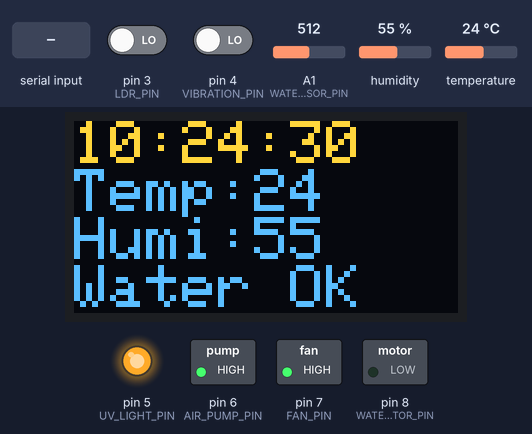
Bench run of a program on a simulated Arduino Uno, built with avr-gcc and run on an emulated ATmega328P. Parts: 128×64 one-colour display, switched loads named in the program (green lamp = pin HIGH), output pins drawn as LEDs (lit = HIGH). The inputs (shaded band) are chosen by the test bench; at power-on: pin 3 (LDR_PIN) LOW, pin 4 (VIBRATION_PIN) LOW, A1 (WATER_SENSOR_PIN) = 512, humidity 55 %, temperature 24 °C. The OLED is the two-colour kind (top 16 rows yellow); the local clock reads 2024-03-15 10:24:30 at power-on unless the program sets it; what the program prints to the serial monitor is not drawn.

Above: at 1.2 s.
1.3 s: "A" received over Serial
At 2.8 s:
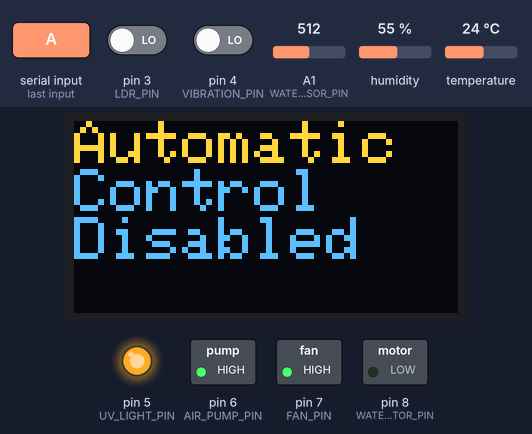
3.6 s: "B" received over Serial
At 5.4 s:
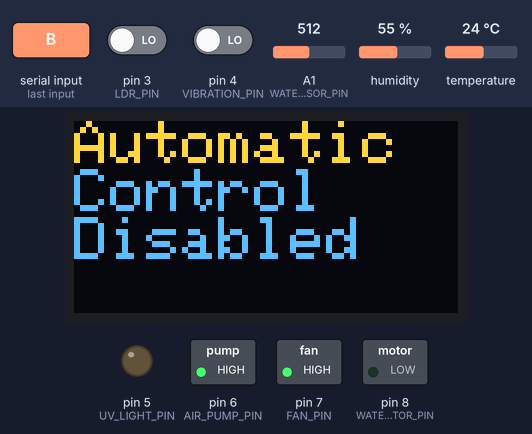
5.7 s: "C" received over Serial
At 6.9 s:
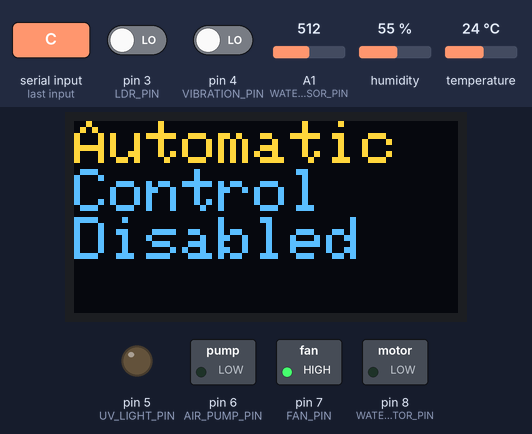
7.7 s: "b" received over Serial
At 9.5 s:
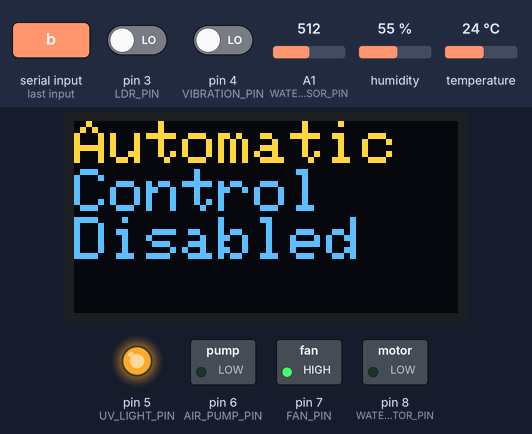
9.8 s: "D" received over Serial
At 11.0 s:
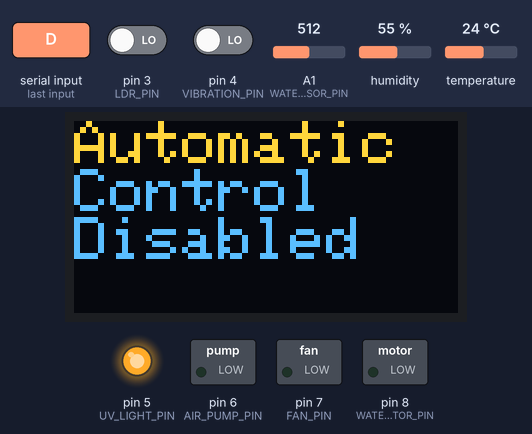
11.9 s: "c" received over Serial
At 13.7 s:
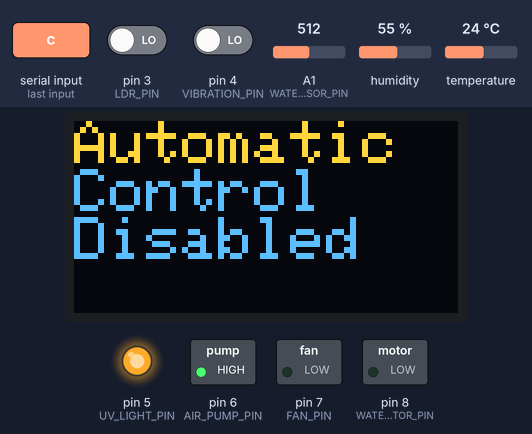
Timing chart, 0 to 14.9 s (numbered marks = the images above; inputs shaded):
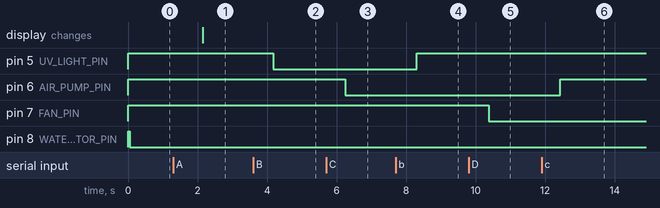

The program:

main.cpp
```cpp
/*
Author: Varad Chaskar
Project: Advanced Self-Sustaining Agriculture Automation
Date: 5 Mar 2023
Version/Modification No: 14
Description: This code automates agricultural processes such as controlling UV lights, water pumps, and fans based on environmental conditions and time; it uses sensors (LDR, vibration, DHT) to monitor conditions and actuates devices like UV lights, fans, and water pumps.
*/

// Include necessary headers
#include <Arduino.h>
#include "hardware.h"
#include "sensors.h"
#include "constants.h"
#include <Wire.h>
#include <Adafruit_SSD1306.h>
#include <RTClib.h>
#include <dht.h>

// Global objects
RTC_DS3231 rtc; // RTC object
Adafruit_SSD1306 display(SCREEN_WIDTH, SCREEN_HEIGHT, &Wire, -1); // OLED display object
dht DHT; // DHT sensor object

// Global variables
static bool automaticControlEnabled = true; // Automatic control flag
uint8_t temperature = 0; // Current temperature
uint8_t humidity = 0;    // Current humidity
uint16_t waterLevel = 0; // Current water level

// Function prototypes
void HandleSerialInput(ActuatorStatus_t* status);

void setup() {
    InitializeHardware(); // Initialize hardware
}

void loop() {
    static ActuatorStatus_t actuatorStatus = {false, false, false, false};

    HandleSerialInput(&actuatorStatus); // Handle serial input

    if (automaticControlEnabled) {
        // Automatic control is enabled

        // Get current time
        DateTime now = rtc.now();
        uint8_t currentSecond = now.second();
        uint8_t currentMinute = now.minute();
        uint8_t currentHour = now.hour();

        char timeBuffer[16];
        sprintf(timeBuffer, "%02d:%02d:%02d", currentHour, currentMinute, currentSecond);
        Serial.print("Time: ");
        Serial.println(timeBuffer);

        ReadSensors(); // Read sensors

        // Update global sensor variables
        temperature = GetTemperature();
        humidity = GetHumidity();
        waterLevel = GetWaterLevel();

        // Control actuators
        ControlUVLight(currentSecond, &actuatorStatus);
        ControlAirPump(currentSecond, &actuatorStatus);
        ControlFan(&actuatorStatus);
        ControlWaterMotor(&actuatorStatus);

        // Update display every 10 seconds
        if (currentSecond % 10 == 0) {
            display.clearDisplay();
            display.setTextSize(2);
            display.setTextColor(WHITE, BLACK);
            display.setCursor(0, 0);
            display.println(timeBuffer);
            display.print("Temp:");
            display.println(temperature);
            display.print("Humi:");
            display.println(humidity);
            if (waterLevel > WATER_LOW && waterLevel < WATER_MAX) {
                display.println("Water OK");
            } else {
                display.println("Water Low");
            }
            display.display();
        }
    } else {
        // Automatic control is disabled
        display.clearDisplay();
        display.setTextSize(2);
        display.setTextColor(WHITE, BLACK);
        display.setCursor(0, 0);
        display.println("Automatic");
        display.println("Control");
        display.println("Disabled");
        display.display();
    }

    delay(1000); // Wait 1 second
}

void HandleSerialInput(ActuatorStatus_t* status) {
    // Handles serial input for manual control
    if (Serial.available() > 0) {
        char inputChar = Serial.read();
        // Consume any extra characters
        while (Serial.available() > 0) {
            Serial.read();
        }
        Serial.print("Serial Input: ");
        Serial.println(inputChar);

        switch (inputChar) {
            case 'A':
            case 'a':
                automaticControlEnabled = !automaticControlEnabled;
                if (automaticControlEnabled) {
                    Serial.println("Automatic control enabled");
                } else {
                    Serial.println("Automatic control disabled");
                }
                break;

            case 'B':
            case 'b':
                // Toggle UV light
                if (status->uvLightStatus) {
                    Serial.println("Turning UV light off");
                    digitalWrite(UV_LIGHT_PIN, HIGH);
                    status->uvLightStatus = false;
                } else {
                    Serial.println("Turning UV light on");
                    digitalWrite(UV_LIGHT_PIN, LOW);
                    status->uvLightStatus = true;
                }
                break;

            case 'C':
            case 'c':
                // Toggle air pump
                if (status->airPumpStatus) {
                    Serial.println("Turning air pump off");
                    digitalWrite(AIR_PUMP_PIN, HIGH);
                    status->airPumpStatus = false;
                } else {
                    Serial.println("Turning air pump on");
                    digitalWrite(AIR_PUMP_PIN, LOW);
                    status->airPumpStatus = true;
                }
                break;

            case 'D':
            case 'd':
                // Toggle fan
                if (status->fanStatus) {
                    Serial.println("Turning fan off");
                    digitalWrite(FAN_PIN, HIGH);
                    status->fanStatus = false;
                } else {
                    Serial.println("Turning fan on");
                    digitalWrite(FAN_PIN, LOW);
                    status->fanStatus = true;
                }
                break;

            case 'E':
            case 'e':
                // Toggle water motor
                if (status->waterMotorStatus) {
                    Serial.println("Turning water motor off");
                    digitalWrite(WATER_MOTOR_PIN, HIGH);
                    status->waterMotorStatus = false;
                } else {
                    Serial.println("Turning water motor on");
                    digitalWrite(WATER_MOTOR_PIN, LOW);
                    status->waterMotorStatus = true;
                }
                break;

            default:
                Serial.println("Unknown command");
                break;
        }
    }
}
```

constants.h
```cpp
#ifndef CONSTANTS_H
#define CONSTANTS_H

#include <stdint.h>

// Pin Definitions
const uint8_t UV_LIGHT_PIN = 5;       // UV light control pin
const uint8_t AIR_PUMP_PIN = 6;       // Air pump control pin
const uint8_t FAN_PIN = 7;            // Fan control pin
const uint8_t WATER_MOTOR_PIN = 8;    // Water motor control pin
const uint8_t LDR_PIN = 3;            // LDR sensor pin
const uint8_t VIBRATION_PIN = 4;      // Vibration sensor pin
const uint8_t DHT_PIN = 2;            // DHT sensor pin
const uint8_t WATER_SENSOR_PIN = A1;  // Water level sensor pin

// Display Settings
const uint8_t SCREEN_WIDTH = 128;     // OLED display width in pixels
const uint8_t SCREEN_HEIGHT = 64;     // OLED display height in pixels

// Time and Threshold Settings
const uint8_t ON_HOUR = 15;           // Time in seconds to turn on UV light
const uint8_t OFF_HOUR = 45;          // Time in seconds to turn off UV light
const uint8_t HIGH_TEMP_THRESHOLD = 27; // Temperature threshold to turn on fan
const uint8_t AIR_PUMP_ON_TIME = 0;   // Start time in seconds for air pump
const uint8_t AIR_PUMP_OFF_TIME = 15; // End time in seconds for air pump
const uint16_t WATER_MAX = 550;       // Maximum water level
const uint16_t WATER_LOW = 400;       // Minimum water level

#endif // CONSTANTS_H
```

hardware.cpp
```cpp
// hardware.cpp
#include "hardware.h"
#include "constants.h"
#include <Arduino.h>
#include <dht.h>
#include <Wire.h>
#include <SPI.h>
#include <Adafruit_SSD1306.h>
#include <RTClib.h>

// External objects
extern RTC_DS3231 rtc;
extern dht DHT;
extern Adafruit_SSD1306 display;

// Global variables
uint8_t temperature = 0; // Current temperature
uint8_t humidity = 0;    // Current humidity
uint16_t waterLevel = 0; // Current water level

void InitializeHardware(void) {
    // Initialize serial communication
    Serial.begin(9600);
    Serial.println("Setup Started");

    // Initialize pins
    pinMode(LDR_PIN, INPUT);
    pinMode(VIBRATION_PIN, INPUT);
    pinMode(UV_LIGHT_PIN, OUTPUT);
    pinMode(AIR_PUMP_PIN, OUTPUT);
    pinMode(FAN_PIN, OUTPUT);
    pinMode(WATER_MOTOR_PIN, OUTPUT);

    // Set initial states
    digitalWrite(UV_LIGHT_PIN, HIGH);
    digitalWrite(AIR_PUMP_PIN, HIGH);
    digitalWrite(FAN_PIN, HIGH);
    digitalWrite(WATER_MOTOR_PIN, HIGH);

    // Initialize display
    display.begin(SSD1306_SWITCHCAPVCC, 0x3C);
    display.clearDisplay();
    Serial.println("Display Initialized");

    // Initialize RTC
    if (!rtc.begin()) {
        Serial.println("Couldn't find RTC");
        display.setTextSize(2);
        display.setTextColor(WHITE, BLACK);
        display.setCursor(0, 0);
        display.println("RTC not found");
        display.display();
        while (1);
    }

    if (rtc.lostPower()) {
        Serial.println("RTC lost power, setting the time");
        display.setTextSize(2);
        display.setTextColor(WHITE, BLACK);
        display.setCursor(0, 0);
        display.println("Setting RTC time");
        display.display();
        rtc.adjust(DateTime(F(__DATE__), F(__TIME__)));
    }
}

void ControlUVLight(uint8_t currentSecond, ActuatorStatus_t* status) {
    // Controls UV light based on time
    if (currentSecond == ON_HOUR && !status->uvLightStatus) {
        Serial.println("Turning UV light on");
        digitalWrite(UV_LIGHT_PIN, LOW);
        status->uvLightStatus = true;
    } else if (currentSecond == OFF_HOUR && status->uvLightStatus) {
        Serial.println("Turning UV light off");
        digitalWrite(UV_LIGHT_PIN, HIGH);
        status->uvLightStatus = false;
    }
}

void ControlAirPump(uint8_t currentSecond, ActuatorStatus_t* status) {
    // Controls air pump based on time
    if (currentSecond >= AIR_PUMP_ON_TIME && currentSecond < AIR_PUMP_OFF_TIME && !status->airPumpStatus) {
        Serial.println("Turning air pump on");
        digitalWrite(AIR_PUMP_PIN, LOW);
        status->airPumpStatus = true;
    } else if ((currentSecond < AIR_PUMP_ON_TIME || currentSecond >= AIR_PUMP_OFF_TIME) && status->airPumpStatus) {
        Serial.println("Turning air pump off");
        digitalWrite(AIR_PUMP_PIN, HIGH);
        status->airPumpStatus = false;
    }
}

void ControlFan(ActuatorStatus_t* status) {
    // Controls fan based on temperature
    if (temperature > HIGH_TEMP_THRESHOLD && !status->fanStatus) {
        Serial.println("Temperature high, turning fan on");
        digitalWrite(FAN_PIN, LOW);
        status->fanStatus = true;
    } else if (temperature <= HIGH_TEMP_THRESHOLD && status->fanStatus) {
        Serial.println("Temperature normal, turning fan off");
        digitalWrite(FAN_PIN, HIGH);
        status->fanStatus = false;
    }
}

void ControlWaterMotor(ActuatorStatus_t* status) {
    // Controls water motor based on water level
    if (waterLevel < WATER_LOW && !status->waterMotorStatus) {
        Serial.println("Water level low, turning water motor on");
        digitalWrite(WATER_MOTOR_PIN, LOW);
        status->waterMotorStatus = true;
    } else if (waterLevel > WATER_MAX && status->waterMotorStatus) {
        Serial.println("Water level high, turning water motor off");
        digitalWrite(WATER_MOTOR_PIN, HIGH);
        status->waterMotorStatus = false;
    }
}
```

hardware.h
```cpp
// hardware.h
#ifndef HARDWARE_H
#define HARDWARE_H

#include <stdint.h>

// Actuator status structure
typedef struct {
    bool uvLightStatus;
    bool airPumpStatus;
    bool fanStatus;
    bool waterMotorStatus;
} ActuatorStatus_t;

// Function prototypes
void InitializeHardware(void); // Initializes hardware components
void ControlUVLight(uint8_t currentSecond, ActuatorStatus_t* status); // Controls UV light
void ControlAirPump(uint8_t currentSecond, ActuatorStatus_t* status); // Controls air pump
void ControlFan(ActuatorStatus_t* status); // Controls fan based on temperature
void ControlWaterMotor(ActuatorStatus_t* status); // Controls water motor

#endif // HARDWARE_H
```

sensors.cpp
```cpp
// sensors.cpp
#include "sensors.h"
#include "constants.h"
#include <Arduino.h>
#include <dht.h>

// External objects
extern dht DHT;

// Static variables
static uint8_t temperature = 0;       // Current temperature
static uint8_t humidity = 0;          // Current humidity
static uint16_t waterLevel = 0;       // Current water level
static bool ldrValue = false;         // LDR sensor value
static bool vibrationValue = false;   // Vibration sensor value

void ReadSensors(void) {
    // Reads DHT sensor
    DHT.read11(DHT_PIN);
    temperature = DHT.temperature;
    humidity = DHT.humidity;

    // Reads water level sensor
    waterLevel = analogRead(WATER_SENSOR_PIN);

    // Reads LDR and vibration sensors
    ldrValue = digitalRead(LDR_PIN);
    vibrationValue = digitalRead(VIBRATION_PIN);
}

// Getter functions
uint8_t GetTemperature(void) {
    return temperature;
}

uint8_t GetHumidity(void) {
    return humidity;
}

uint16_t GetWaterLevel(void) {
    return waterLevel;
}

bool GetLDRValue(void) {
    return ldrValue;
}

bool GetVibrationValue(void) {
    return vibrationValue;
}
```

sensors.h
```cpp
// sensors.h
#ifndef SENSORS_H
#define SENSORS_H

#include <stdint.h>

// Function prototypes
void ReadSensors(void);           // Reads all sensors
uint8_t GetTemperature(void);     // Returns temperature
uint8_t GetHumidity(void);        // Returns humidity
uint16_t GetWaterLevel(void);     // Returns water level
bool GetLDRValue(void);           // Returns LDR value
bool GetVibrationValue(void);     // Returns vibration value

#endif // SENSORS_H
```

Measured:
- after the input at 1.3 s, the display: changes after 0.85 s (image 1)
- after the input at 3.6 s, pin 5 (UV_LIGHT_PIN): HIGH → LOW after 0.58 s
- after the input at 5.7 s, pin 6 (AIR_PUMP_PIN): HIGH → LOW after 0.54 s
- after the input at 7.7 s, pin 5 (UV_LIGHT_PIN): LOW → HIGH after 0.61 s
- after the input at 9.8 s, pin 7 (FAN_PIN): HIGH → LOW after 0.57 s
- after the input at 11.9 s, pin 6 (AIR_PUMP_PIN): LOW → HIGH after 0.53 s
